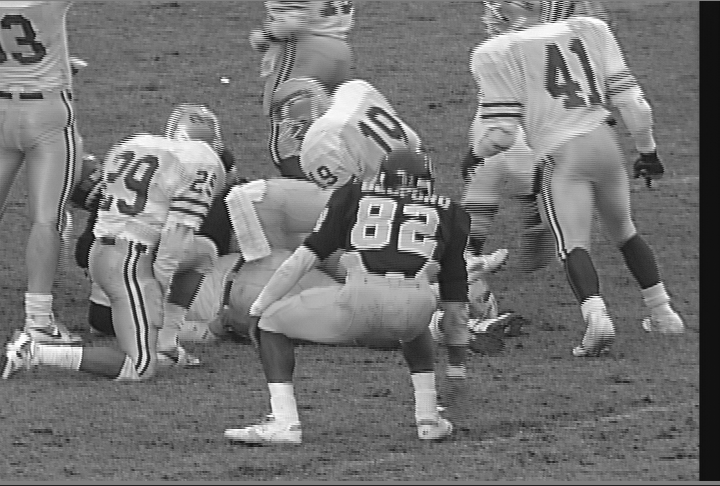
#> input picture lab5/mono/original.png, 720 x 486 px
$ python main.py   (older library calls are emulated)
#> lines starting #> are read from the running program, lines starting #| are printed output that depends on the picture; long printed decimals are rounded
#> further down, img is the input picture: shape (486, 720); min 15, max 254, mean 117.9
import os
import cv2
import numpy as np
from matplotlib import pyplot as plt


def cv_imshow(img, img_title="image"):
    if (img.dtype == np.float32) or (img.dtype == np.float64):
        img_ = img / 255
    elif img.dtype == np.int16:
        img_ = img * 128
    else:
        img_ = img
    cv2.imshow(img_title, img_)
    cv2.waitKey(1)


def calc_entropy(hist):
    pdf = hist / hist.sum()
    entropy = -sum([x * np.log2(x) for x in pdf if x != 0])
    return entropy


def get_histogram_and_entropy(img, size=255):
    hist = cv2.calcHist([img], [0], None, [size], [0, size]).flatten()
    entropy = calc_entropy(hist)
    return hist, entropy


def calc_diff_img(img):
    img_tmp1 = img[:, 1:]
    img_tmp2 = img[:, :-1]

    img_diff = cv2.addWeighted(img_tmp1, 1, img_tmp2, -1, 0, dtype=cv2.CV_16S)
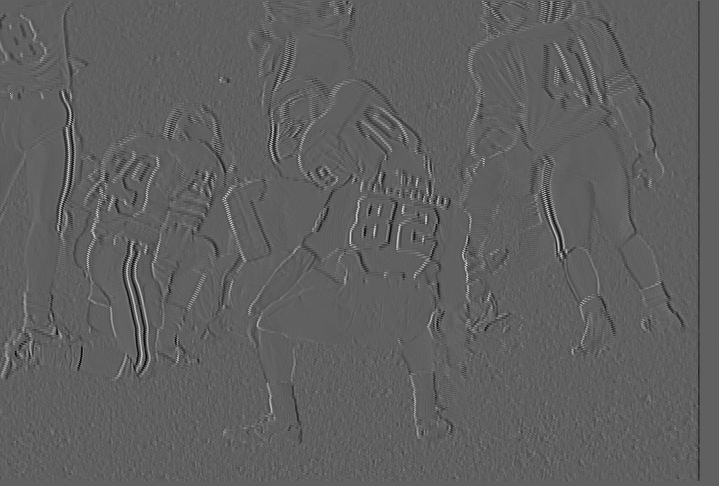
#> img_diff: shape (486, 719) int16; min -117, max 193, mean -0.1; drawn with min black and max white
    img_diff_0 = cv2.addWeighted(img[:, 0], 1, 0, 0, -127, dtype=cv2.CV_16S)
#> img_diff_0 = 486 values, max 89 at index 6, min -101 at index 49, mean -14.2
    img_diff = np.hstack((img_diff_0, img_diff))
#> img_diff: shape (486, 720) int16

    return img_diff


def dwt(img):
    maskL = np.array([0.02674875741080976, -0.01686411844287795, -0.07822326652898785, 0.2668641184428723,
        0.6029490182363579, 0.2668641184428723, -0.07822326652898785, -0.01686411844287795, 0.02674875741080976])
    maskH = np.array([0.09127176311424948, -0.05754352622849957, -0.5912717631142470, 1.115087052456994,
        -0.5912717631142470, -0.05754352622849957, 0.09127176311424948])

    bandLL = cv2.sepFilter2D(img,         -1, maskL, maskL)[::2, ::2]
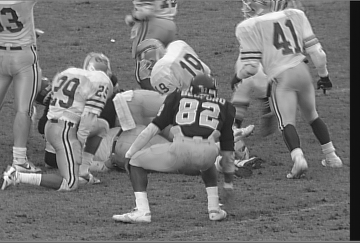
#> bandLL: shape (243, 360); min 9, max 255, mean 118.1
    bandLH = cv2.sepFilter2D(img, cv2.CV_16S, maskL, maskH)[::2, ::2]
    bandHL = cv2.sepFilter2D(img, cv2.CV_16S, maskH, maskL)[::2, ::2]
    bandHH = cv2.sepFilter2D(img, cv2.CV_16S, maskH, maskH)[::2, ::2]
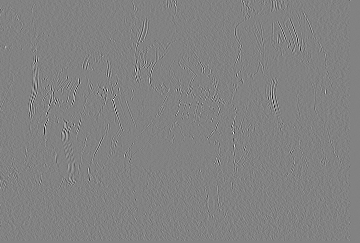
#> bandHH: shape (243, 360) int16; min -122, max 117, mean 0; drawn with min black and max white

    return bandLL, bandLH, bandHL, bandHH


def calc_bitrate(img):
    cv2.imwrite("compressed_input.png", img)

    height, width = img.shape
    num_pixels = height * width

    file_size_bytes = os.path.getsize("compressed_input.png")

    bitrate = (file_size_bytes * 8) / num_pixels

    return bitrate


def plot_histograms(hist_input, hist_diff):
    plt.figure()
    plt.title("Histogram obrazu oryginalnego")
    plt.plot(hist_input)
    plt.xlabel("Wartość piksela")
    plt.ylabel("Liczba pikseli")
    plt.grid(True)
    plt.savefig("hist_original.png")
    plt.show()

    plt.figure()
    plt.title("Histogram obrazu różnicowego")
    plt.plot(np.arange(-255, 256, 1), hist_diff)
    plt.xlabel("Różnica pikseli")
    plt.ylabel("Liczba pikseli")
    plt.grid(True)
    plt.savefig("hist_diff.png")
    plt.show()


def plot_histograms_dwt(ll, lh, hl, hh):
    (hist_ll, entropy_ll) = ll
    (hist_lh, entropy_lh) = lh
    (hist_hl, entropy_hl) = hl
    (hist_hh, entropy_hh) = hh

    fig = plt.figure()
    fig.set_figheight(fig.get_figheight()*2)
    fig.set_figwidth(fig.get_figwidth()*2)
    plt.subplot(2, 2, 1)
    plt.plot(hist_ll, color="blue")
    plt.title(f"LL - {entropy_ll:.4f}")
    plt.xlim([0, 255])
    plt.subplot(2, 2, 3)
    plt.plot(np.arange(-255, 256, 1), hist_lh, color="red")
    plt.title(f"LH - {entropy_lh:.4f}")
    plt.xlim([-255, 255])
    plt.subplot(2, 2, 2)
    plt.plot(np.arange(-255, 256, 1), hist_hl, color="red")
    plt.title(f"HL - {entropy_hl:.4f}")
    plt.xlim([-255, 255])
    plt.subplot(2, 2, 4)
    plt.plot(np.arange(-255, 256, 1), hist_hh, color="red")
    plt.title(f"HH - {entropy_hh:.4f}")
    plt.xlim([-255, 255])
    plt.tight_layout()
    plt.savefig("hist_dwt.png")
    plt.show()
    plt.close('all')


def save_dwt_bands(ll, lh, hl, hh):
    _, axes = plt.subplots(2, 2, figsize=(12, 8))

    axes[0, 0].imshow(ll, cmap='gray')
    axes[0, 0].set_title("LL")
    axes[0, 0].axis('off')

    axes[0, 1].imshow(lh, cmap='gray')
    axes[0, 1].set_title("LH")
    axes[0, 1].axis('off')

    axes[1, 0].imshow(hl, cmap='gray')
    axes[1, 0].set_title("HL")
    axes[1, 0].axis('off')

    axes[1, 1].imshow(hh, cmap='gray')
    axes[1, 1].set_title("HH")
    axes[1, 1].axis('off')

    plt.tight_layout()
    plt.savefig('dwt_pasma.png')


def plot_comparison(data):
    labels = ["H(oryg)", "H(diff)", "H(LL)", "H(LH)", "H(HL)", "H(HH)", "Przepływność"]

    plt.figure()
    plt.title("Porównanie entropii")
    bars = plt.bar(labels, data)
    plt.bar_label(bars, fmt=lambda x: f'{x:.3f}')
    plt.ylabel("Entropia")
    plt.savefig("entropy_comparison.png")
    plt.show()


img = cv2.imread("original.png", cv2.IMREAD_UNCHANGED)

img_diff = calc_diff_img(img)

ll, lh, hl, hh = dwt(img)

cv_imshow(img, "Obraz oryginalny")
cv_imshow(img_diff, "Obraz roznicowy")
cv_imshow(ll, "LL")
cv_imshow(cv2.multiply(lh, 2), "LH")
#> call 4 of cv_imshow, with img_title = 'LH'
#> in cv_imshow (call 4), `img_ = img * 128`:
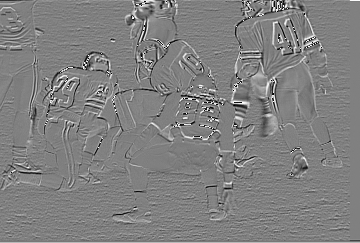
#> img_: shape (243, 360) int16; min -32768, max 32512, mean 96.5; drawn with min black and max white
cv_imshow(cv2.multiply(hl, 2), "HL")
cv_imshow(cv2.multiply(hh, 2), "HH")
cv2.waitKey(0)
cv2.destroyAllWindows()

hist_input, entropy_input = get_histogram_and_entropy(img)
#> in get_histogram_and_entropy, `hist = cv2.calcHist([img], [0], None, [size], [0, size]).flatten()`: hist = 255 values, max 7016 at index 108, min 0 at index 0, mean 1372.2
#> in calc_entropy, `pdf = hist / hist.sum()`: pdf = 255 values, max 0.0201 at index 108, min 0 at index 0, mean 0.00392
#> in calc_entropy, `entropy = -sum([x * np.log2(x) for x in pdf if x != 0])`: entropy = 7.29
#> hist_input has the same summary as hist in get_histogram_and_entropy; entropy_input = 7.29
hist_diff, entropy_diff = get_histogram_and_entropy((img_diff+255).astype(np.uint16), 511)
#> hist_diff = 511 values, max 35606 at index 255, min 0 at index 0, mean 684.8; entropy_diff = 5.2

hist_ll = cv2.calcHist([ll], [0], None, [256], [0, 256]).flatten()
#> hist_ll = 256 values, max 1819 at index 109, min 0 at index 0, mean 341.7
hist_lh = cv2.calcHist([(lh+255).astype(np.uint16)], [0], None, [511], [0, 511]).flatten()
#> hist_lh = 511 values, max 5655 at index 255, min 0 at index 0, mean 171.2
hist_hl = cv2.calcHist([(hl+255).astype(np.uint16)], [0], None, [511], [0, 511]).flatten()
#> hist_hl = 511 values, max 13735 at index 255, min 0 at index 0, mean 171.2
hist_hh = cv2.calcHist([(hh+255).astype(np.uint16)], [0], None, [511], [0, 511]).flatten()
#> hist_hh = 511 values, max 8787 at index 255, min 0 at index 0, mean 171.2

H_ll = calc_entropy(hist_ll)
#> H_ll = 7.2
H_lh = calc_entropy(hist_lh)
#> H_lh = 6.01
H_hl = calc_entropy(hist_hl)
#> H_hl = 4.16
H_hh = calc_entropy(hist_hh)
#> H_hh = 4.78

diff_shifted = (img_diff + 255).astype(np.uint16)
diff_normalized = cv2.normalize(diff_shifted, None, 0, 255, cv2.NORM_MINMAX).astype(np.uint8)
cv2.imwrite("diff.png", diff_normalized)

plot_histograms(hist_input, hist_diff)
#> in plot_histograms, `plt.savefig("hist_diff.png")`:
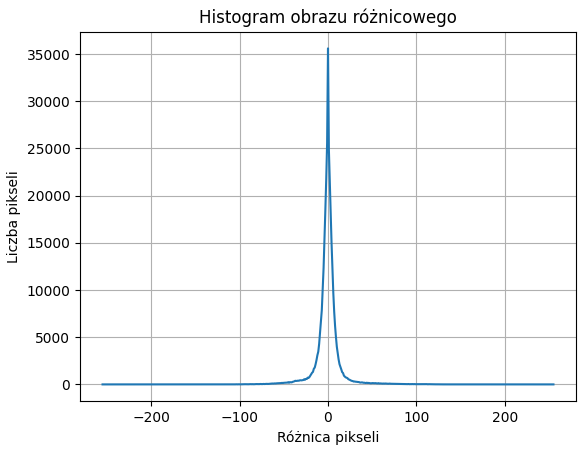
#> figure drawn by matplotlib, 1 panel; curve peaks at x = 0, y = 35606
plot_histograms_dwt((hist_ll, H_ll), (hist_lh, H_lh), (hist_hl, H_hl), (hist_hh, H_hh))
#> in plot_histograms_dwt, `(hist_ll, entropy_ll) = ll`: entropy_ll = 7.2
#> in plot_histograms_dwt, `(hist_lh, entropy_lh) = lh`: entropy_lh = 6.01
#> in plot_histograms_dwt, `(hist_hl, entropy_hl) = hl`: entropy_hl = 4.16
#> in plot_histograms_dwt, `(hist_hh, entropy_hh) = hh`: entropy_hh = 4.78
#> in plot_histograms_dwt, `plt.savefig("hist_dwt.png")`:
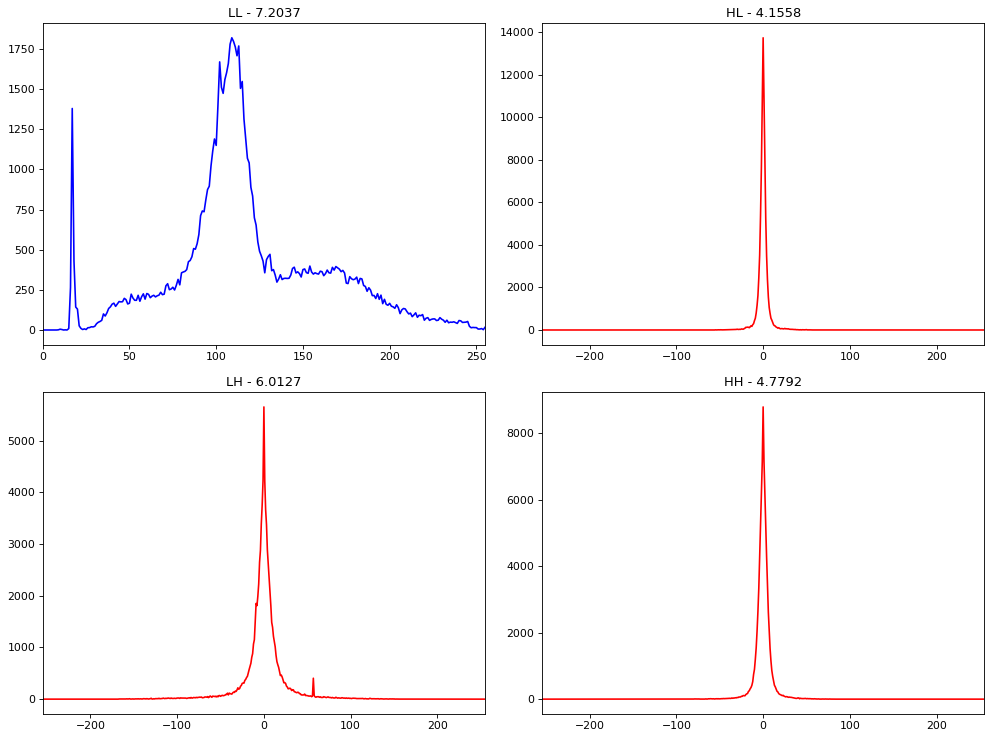
#> figure drawn by matplotlib, 4 panels; panel 1: curve peaks at x = 109, y = 1819; panel 2: curve peaks at x = 0, y = 5655; panel 3: curve peaks at x = 0, y = 13735; panel 4: curve peaks at x = 0, y = 8787

save_dwt_bands(ll, lh, hl, hh)

bitrate = calc_bitrate(img)
#> bitrate = 5.21

plot_comparison([entropy_input, entropy_diff, H_ll, H_lh, H_hl, H_hh, bitrate])
#> in plot_comparison, `bars = plt.bar(labels, data)`: bars = 7 items
#> in plot_comparison, `plt.savefig("entropy_comparison.png")`:
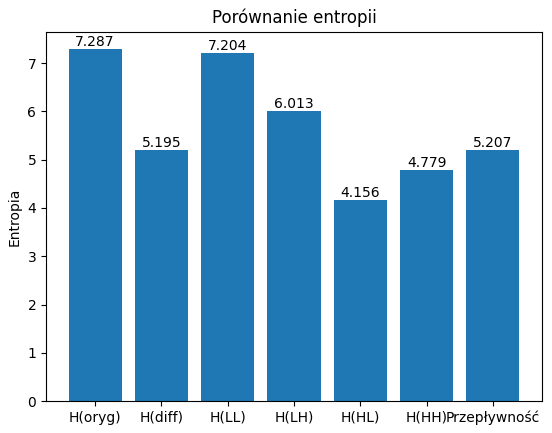
#> figure drawn by matplotlib, 1 panel; tallest bar 7.29 high, from x = -0.4 to 0.4

print("Entropia obrazu oryginalnego:", entropy_input)
#| Entropia obrazu oryginalnego: 7.287
print("Entropia obrazu różnicowego:", entropy_diff)
#| Entropia obrazu różnicowego: 5.195
print(f"H(LL) = {H_ll:.4f} \nH(LH) = {H_lh:.4f} \nH(HL) = {H_hl:.4f} \nH(HH) = {H_hh:.4f} \nH_śr = {(H_ll+H_lh+H_hl+H_hh)/4:.4f}")
#| H(LL) = 7.2037
#| H(LH) = 6.0127
#| H(HL) = 4.1558
#| H(HH) = 4.7792
#| H_śr = 5.5379
print(f"Przepływność PNG (oryginał): {bitrate:.4f} bpp")
#| Przepływność PNG (oryginał): 5.2075 bpp
